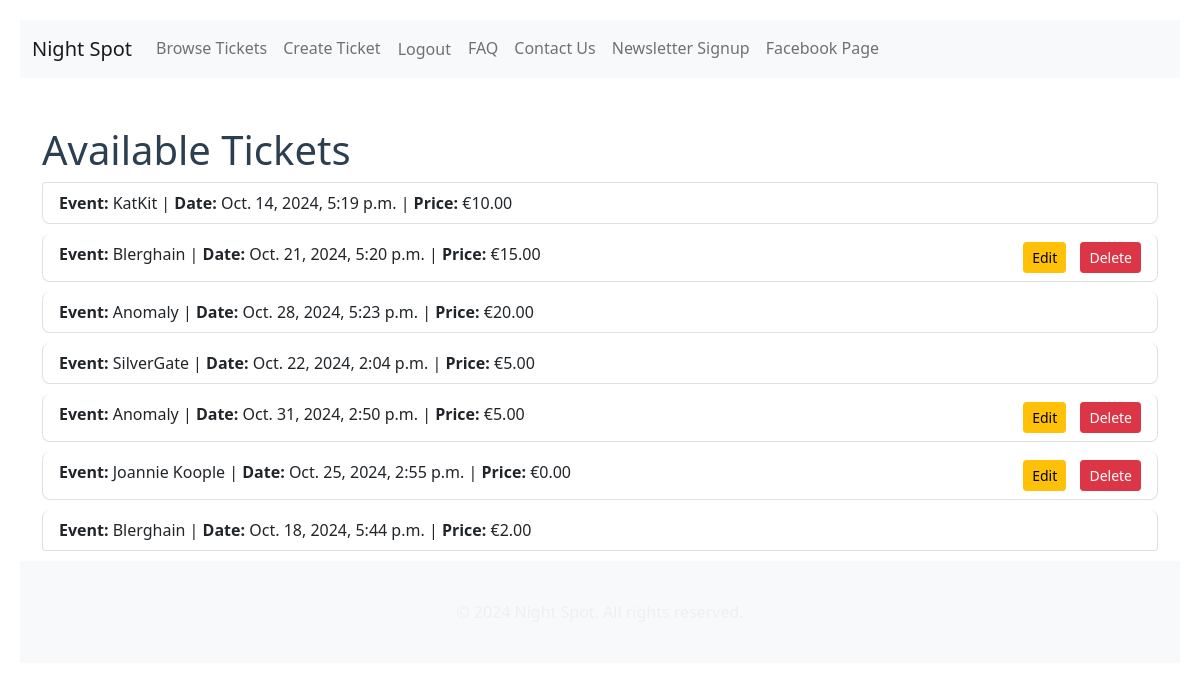
The page /tickets/ (signed in) on the database its author committed.
### payments/models.py (models this page shows, shortened)
class Ticket(models.Model):
    TICKET_TYPE_CHOICES = [
        ('guest_list', 'Guest List (Free entry, front of queue)'),
        ('skip_list', 'Skip List (Pay for entry, front of queue)'),
        ('standard', 'Standard Ticket (Queue normally, pay for entry)'),
    ]
    ticket_type = models.CharField(max_length=20, choices=TICKET_TYPE_CHOICES, default='standard')
    event_name = models.CharField(max_length=255)
    event_date = models.DateTimeField()
    ticket_price = models.DecimalField(max_digits=10, decimal_places=2)
    is_sold = models.BooleanField(default=False)
    seller = models.ForeignKey(User, on_delete=models.CASCADE)
    modified_at = models.DateTimeField(auto_now=True)
    is_available = models.BooleanField(default=True)

### payments/views.py (the view)
# urls.py: path('tickets/', views.ticket_list, name='ticket_list'),
@login_required
def ticket_list(request):
    tickets = Ticket.objects.all()
    return render(request, 'ticket_list.html', {'tickets': tickets})

### payments/templates/ticket_list.html (shortened to what this page needs)
{% extends 'base.html' %}
{% load static %}
{% block content %}
<h1>Available Tickets</h1>
<ul class="list-group">
    {% for ticket in tickets %}
        <li class="list-group-item">
            <strong>Event:</strong> {{ ticket.event_name }} |
            <strong>Date:</strong> {{ ticket.event_date }} |
            <strong>Price:</strong> €{{ ticket.ticket_price }}
            <div class="float-end">
                {% if user.is_authenticated %}
                    {% if user == ticket.seller %}
                        <a href="{% url 'edit_ticket' ticket.pk %}" class="btn btn-warning btn-sm">Edit</a>
                        <a href="{% url 'delete_ticket' ticket.pk %}" class="btn btn-danger btn-sm">Delete</a>
                    {% elif ticket.is_available %}
                        <stripe-buy-button
                            buy-button-id="buy_btn_1QAaarLdhgSQpHsXI9ZGK35c"
                            publishable-key="{{ STRIPE_PUBLISHABLE_KEY }}">
                        </stripe-buy-button>
                    {% endif %}
                {% endif %}
            </div>
        </li>
    {% empty %}
        <li class="list-group-item">No tickets available.</li>
    {% endfor %}
</ul>
{% endblock %}

### payments/static/payments/styles.css (style rules this page uses)
body { font-family: 'Arial', sans-serif; background-color: #f0f4f8; padding: 20px; }
h1, h2 { color: #2c3e50; }
.btn { padding: 10px 20px; border-radius: 5px; background-color: #3498db; color: #fff; border: none; }
.list-group-item { background-color: #ffffff; border: 1px solid #ddd; margin-bottom: 10px; padding: 15px; border-radius: 8px; }
.list-group-item .btn { margin-left: 10px; }

### rows shown on the page
Ticket: event_name "KatKit", event_date "Oct. 14, 2024, 5:19 p.m.", ticket_price "10.00"
Ticket: event_name "Blerghain", event_date "Oct. 21, 2024, 5:20 p.m.", ticket_price "15.00", shows "Edit"
Ticket: event_name "Anomaly", event_date "Oct. 28, 2024, 5:23 p.m.", ticket_price "20.00"
Ticket: event_name "SilverGate", event_date "Oct. 22, 2024, 2:04 p.m.", ticket_price "5.00"
Ticket: event_name "Anomaly", event_date "Oct. 31, 2024, 2:50 p.m.", ticket_price "5.00", shows "Edit"
Ticket: event_name "Joannie Koople", event_date "Oct. 25, 2024, 2:55 p.m.", ticket_price "0.00", shows "Edit"
Ticket: event_name "Blerghain", event_date "Oct. 18, 2024, 5:44 p.m.", ticket_price "2.00"
